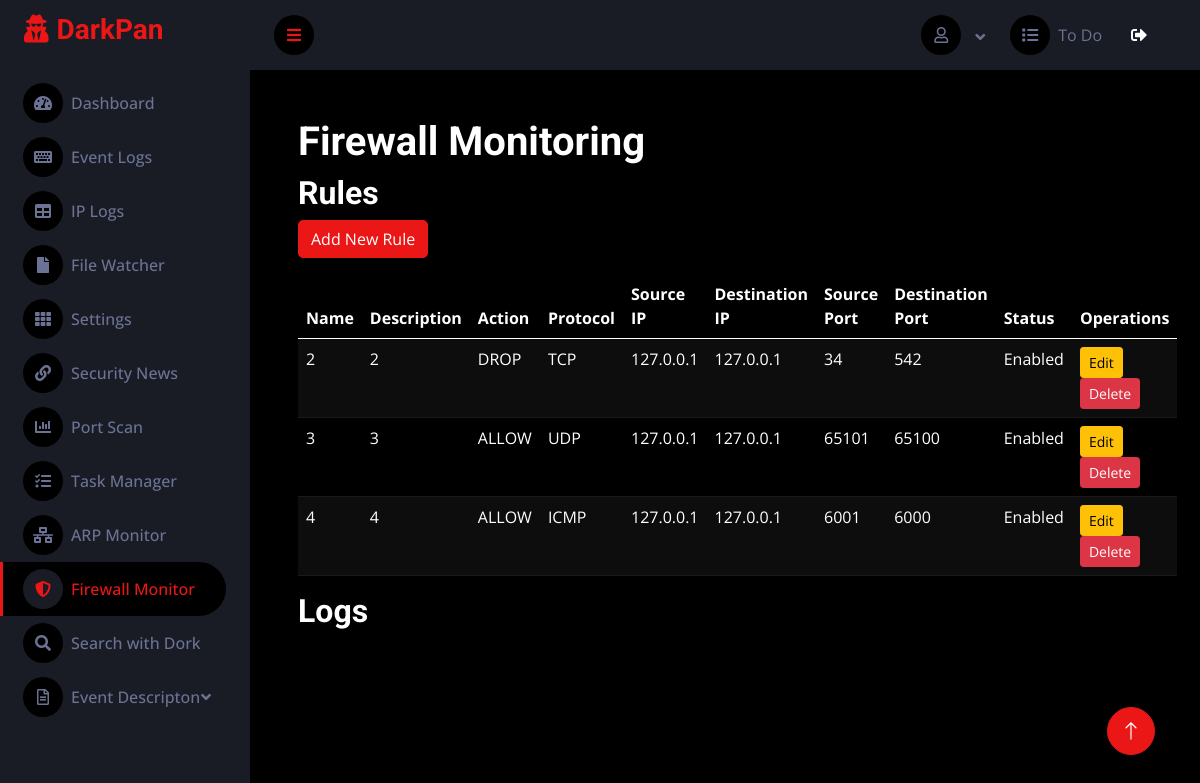
The app's page /firewall_monitor/ (signed in) with its own data.
### sec/models.py (models this page shows, shortened)
class FirewallRule(models.Model):
    ACTION_CHOICES = (
        ('ALLOW', 'İzin Ver'),
        ('DROP', 'Engelle'),
    )
    PROTOCOL_CHOICES = (
        ('TCP', 'TCP'),
        ('UDP', 'UDP'),
        ('ICMP', 'ICMP'),
    )
    class Meta:
        managed = True
        db_table = 'firewallrule'
        verbose_name_plural = 'Firewall Rules' # Display name in Admin Panel
    name = models.CharField(max_length=100, unique=True)
    description = models.TextField(blank=True)
    action = models.CharField(max_length=5, choices=ACTION_CHOICES, default='DROP')
    protocol = models.CharField(max_length=5, choices=PROTOCOL_CHOICES, default='TCP')
    source_ip = models.CharField(max_length=45, blank=True)  # IPv4 veya IPv6
    destination_ip = models.CharField(max_length=45, blank=True)  # IPv4 veya IPv6
    source_port = models.CharField(max_length=5, blank=True)
    destination_port = models.CharField(max_length=5, blank=True)
    enabled = models.BooleanField(default=True)

### sec/views.py (the view)
# urls.py: path('firewall_monitor/', views.firewall_monitor, name='firewall_monitor'),
def firewall_monitor(request):
    rules = FirewallRule.objects.all()
    return render(request, 'firewall_monitor.html', {'rules': rules})

### sec/views.py (called while the page is built)
    def __call__(self, request):
        if not request.user.is_authenticated and request.path not in self.exempt_urls:
            return redirect(f"{reverse('login')}?next={request.path}")
        response = self.get_response(request)
        return response

### templates/firewall_monitor.html (shortened to what this page needs)
{% extends "base.html" %}
{% block content %}
<div class="container-fluid pt-4 px-4">
    <h1>Firewall Monitoring</h1>
    <h2>Rules</h2>
    <a href="{% url 'add_rule' %}" class="btn btn-primary mb-3">Add New Rule</a>
    <table class="table table-dark table-striped">
        <thead>
            <tr>
                <th>Name</th>
                <th>Description</th>
                <th>Action</th>
                <th>Protocol</th>
                <th>Source IP</th>
                <th>Destination IP</th>
                <th>Source Port</th>
                <th>Destination Port</th>
                <th>Status</th>
                <th>Operations</th>
            </tr>
        </thead>
        <tbody>
            {% for rule in rules %}
            <tr>
                <td>{{ rule.name }}</td>
                <td>{{ rule.description }}</td>
                <td>{{ rule.action }}</td>
                <td>{{ rule.protocol }}</td>
                <td>{{ rule.source_ip }}</td>
                <td>{{ rule.destination_ip }}</td>
                <td>{{ rule.source_port }}</td>
                <td>{{ rule.destination_port }}</td>
                <td>{{ rule.enabled|yesno:"Enabled,Disabled" }}</td>
                <td>
                    <a href="{% url 'edit_rule' rule.id %}" class="btn btn-warning btn-sm">Edit</a>
                    <a href="{% url 'delete_rule' rule.id %}" class="btn btn-danger btn-sm">Delete</a>
                </td>
            </tr>
            {% endfor %}
        </tbody>
    </table>
    <h2>Logs</h2>
</div>
{% endblock %}

### static/css/style.css (style rules this page uses)
:root { --primary: #EB1616; --secondary: #191C24; --light: #6C7293; --dark: #000000; }
.btn { transition: .5s; }

### records on screen
FirewallRule: name "2", description "2", action "DROP", protocol "TCP", source_ip "127.0.0.1", destination_ip "127.0.0.1", source_port "34", destination_port "542", enabled "Enabled"
FirewallRule: name "3", description "3", action "ALLOW", protocol "UDP", source_ip "127.0.0.1", destination_ip "127.0.0.1", source_port "65101", destination_port "65100", enabled "Enabled"
FirewallRule: name "4", description "4", action "ALLOW", protocol "ICMP", source_ip "127.0.0.1", destination_ip "127.0.0.1", source_port "6001", destination_port "6000", enabled "Enabled"
